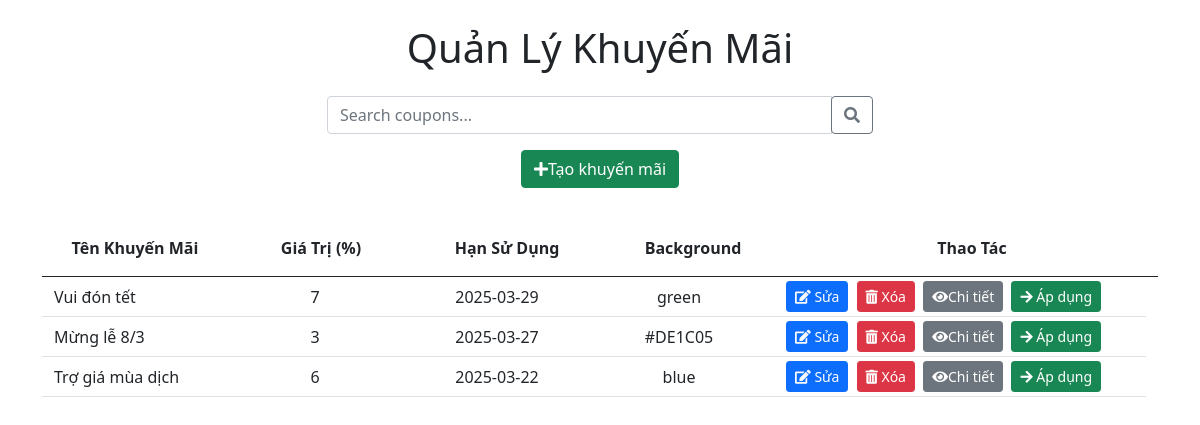
Page /ROUTES/KhuyenMaiRoutes.php on the committed database.
### tables this page shows
CREATE TABLE IF NOT EXISTS `khuyenmai` (
  `id` int(11) NOT NULL AUTO_INCREMENT,
  `tenKhuyenMai` varchar(255) NOT NULL,
  `hanSuDung` date DEFAULT NULL,
  `giaTri` int(11) DEFAULT NULL,
  `background` varchar(50) DEFAULT NULL,
  PRIMARY KEY (`id`)
);

### CONTROLLER/KhuyenMaiController.php (called while the page is built, shortened)
<?php
require_once __DIR__.'\..\MODEL\KhuyenMaiModel.php';
function index()
{
    $coupondList = DanhSachKhuyenMaiModel();
    require_once __DIR__.'\..\VIEWS\admin\coupond\quanlykhuyenmai.php';
}

### MODEL/KhuyenMaiModel.php (called while the page is built, shortened)
<?php
function getInstance()
{
    $db = new Database();
    $conn = $db->getConnection();
    return $conn;
}
function DanhSachKhuyenMaiModel()
{
    $conn = getInstance();
    $sql = "SELECT * FROM `khuyenmai` WHERE (hanSuDung >= CURRENT_DATE()) ORDER BY id DESC;";
    $result = $conn->query($sql);
    if ($result) {
        $rows = $result->fetch_all(MYSQLI_ASSOC);
        return $rows;
    } else {
        echo "Error: " . $conn->error;
        return null;
    }
}

### VIEWS/admin/coupond/quanlykhuyenmai.php (the view, shortened to what this page needs)
<!DOCTYPE html>
<html lang="en">
<head>
  <link rel="stylesheet" href="https://cdnjs.cloudflare.com/ajax/libs/font-awesome/5.15.3/css/all.min.css"
>
  <link href="https://cdn.jsdelivr.net/npm/bootstrap@5.0.2/dist/css/bootstrap.min.css" rel="stylesheet"
>
</head>
<body onload="autoLoadView(<?php echo count($coupondList) ?>)">
  <div class="container">
    <h1 class="mt-4 mb-4 text-center">Quản Lý Khuyến Mãi</h1>
    <div class="row mb-3">
      <div class="col-md-6 offset-md-3">
        <div class="input-group">
          <input type="text" class="form-control" placeholder="Search coupons...">
          <div class="input-group-append">
            <button class="btn btn-outline-secondary" type="button"><i class="fas fa-search"></i></button>
          </div>
        </div>
      </div>
    </div>
    <div class="row mb-3">
      <div class="col-md-6 offset-md-3 text-center">
        <button class="btn btn-success" data-bs-toggle="modal" data-bs-target="#createCouponModal"
          onclick="PrepareFormCreateCoupond()"><i class="fas fa-plus"></i>Tạo khuyến mãi</button>
      </div>
    </div>
    <div class="coupond-container container mb-5">
      <div class="row mt-5 border-bottom border-dark">
        <div class="col-2">
          <p class="text-center fw-bold">Tên Khuyến Mãi</p>
        </div>
        <div class="col-2">
          <p class="text-center fw-bold">Giá Trị (%)</p>
        </div>
        <div class="col-2">
          <p class="text-center fw-bold">Hạn Sử Dụng</p>
        </div>
        <div class="col-2">
          <p class="text-center fw-bold">Background</p>
        </div>
        <div class="col-4">
          <p class="text-center fw-bold">Thao Tác</p>
        </div>
      </div>
      <div class="row coupond-container-body" id="coupond-container-body">
        <?php foreach ($coupondList as $coupond): ?>
          <div class="row pt-1 pb-1 border-bottom  d-flex justify-content-center align-items-center"
            id="coupond<?php echo $coupond['id'] ?>" oncontextmenu="showContextMenu(event, <?php echo $coupond['id'] ?>)">
            <div class="col-2">
              <p class="mb-0"><?php echo $coupond['tenKhuyenMai'] ?></p>
            </div>
            <div class="col-2">
              <p class="mb-0 text-center"><?php echo $coupond['giaTri'] ?></p>
            </div>
            <div class="col-2">
              <p class="mb-0 text-center"><?php echo $coupond['hanSuDung'] ?></p>
            </div>
            <div class="col-2">
              <p class="mb-0 text-center"><?php echo $coupond['background'] ?></p>
            </div>
            <div class="col-4 d-flex align-items-center justify-content-center d-none d-xl-block">
              <button class="btn btn-primary btn-sm ms-1" data-bs-toggle="modal" data-bs-target="#createCouponModal"
                onclick="PrepareInfoCoupondEditModal(<?php echo $coupond['id'] ?>)"><i class="fas fa-edit"></i>
                Sửa</button>
              <button class="btn btn-danger btn-sm ms-1 me-1"
                onclick="confirmDeleteCoupond(<?php echo $coupond['id'] ?>,`<?php echo $coupond['tenKhuyenMai'] ?>`)"><i
                  class="fas fa-trash-alt"></i> Xóa</button>
              <button class="btn btn-secondary btn-sm me-1" data-bs-toggle="modal"
                data-bs-target="#viewDetailCoupondModal" onclick="ViewDetailCoupond(<?php echo $coupond['id'] ?>)"><i
                  class="fas fa-eye"></i>Chi tiết</button>
              <button class="btn btn-success btn-sm btn-apply-coupond  me-1" data-bs-toggle="modal"
                data-bs-target="#applyCouponModal" coupond-id="<?php echo $coupond['id'] ?>"
                coupon-name="<?php echo $coupond['tenKhuyenMai'] ?>"
                onclick="PrepareDataApplyModal(<?php echo $coupond['id'] ?>,'<?php echo $coupond['tenKhuyenMai'] ?>')"><i
                  class="fas fa-arrow-right"></i> Áp dụng</button>
            </div>
          </div>
        <?php endforeach; ?>
      </div>
    </div>
  </div>
</body>
</html>

### VIEWS/admin/coupond/quanlykhuyenmai.php (style rules this page uses)
.coupond-container-body { min-height: 300px; max-height: 300px; overflow-y: auto; }

### rows in the picture
khuyenmai: tenKhuyenMai "Vui đón tết", giaTri "7", hanSuDung "2025-03-29", background "green"
khuyenmai: tenKhuyenMai "Mừng lễ 8/3", giaTri "3", hanSuDung "2025-03-27", background "#DE1C05"
khuyenmai: tenKhuyenMai "Trợ giá mùa dịch", giaTri "6", hanSuDung "2025-03-22", background "blue"
